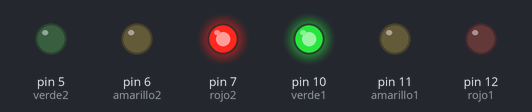
This sketch was run on a simulated Arduino Uno, built with avr-gcc and run on an emulated ATmega328P. Shown: output pins drawn as LEDs (lit = HIGH).

Above: at 1.5 s.
At 6.0 s:
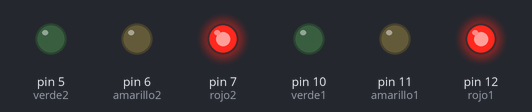
At 10.5 s:
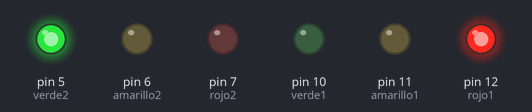
At 14.2 s:
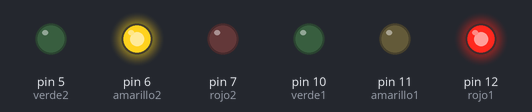
At 24.7 s:
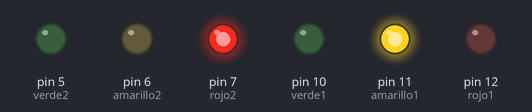
Timing chart, 0 to 27.3 s (numbered marks = the images above):
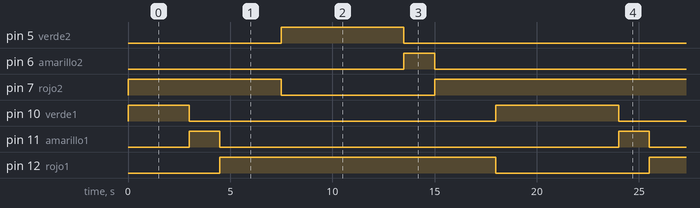

The sketch:

semaforo1.4.ino
```cpp
 //AUTORES:
  //Martin Beltran Diaz - UO276244
  //Stelian Adrian Stanci - UO277653
  //Laura Pernia Blanco - UO276264

int rojo1 = 12;
int amarillo1 = 11;
int verde1 = 10;

int rojo2 = 7;
int amarillo2 = 6;
int verde2 = 5;

int semaforos[][3] = {
  {rojo1,amarillo1,verde1},
  {rojo2,amarillo2,verde2}
};

int semaforo1 = 0;
int semaforo2 = 1;

void setup()
{
    pinMode(rojo1,OUTPUT);
    pinMode(amarillo1,OUTPUT);
    pinMode(verde1,OUTPUT);
    pinMode(rojo2,OUTPUT);
    pinMode(amarillo2,OUTPUT);
    pinMode(verde2,OUTPUT);
}

void loop()
{

  secuencia1(semaforo1,semaforo2);
  delay(3000);

  secuencia2(semaforo1);
  delay(3000);

  secuencia3(semaforo2);
  delay(3000);


  secuencia1(semaforo2,semaforo1);
  delay(3000);

  secuencia2(semaforo2);
  delay(3000);

  secuencia3(semaforo1);
  delay(3000);


}

//cuando un semáforo esté en verde, el otro estará en rojo.
void secuencia1(int semaforoVerdeActual ,
               int semaforoRojoActual){

  digitalWrite(semaforos[semaforoRojoActual][0], HIGH); //Uno en rojo
  digitalWrite(semaforos[semaforoVerdeActual][2], HIGH); //Otro en verde

}

//Después de un tiempo,
//el semáforo que está en verde tendrá que pasar a amarillo, y, tras unos segundos, a rojo
void secuencia2(int semaforoVerdeAAmarilloARojo){

  digitalWrite(semaforos[semaforoVerdeAAmarilloARojo][2], LOW); //Se apaga la verde

  digitalWrite(semaforos[semaforoVerdeAAmarilloARojo][1], HIGH); //El que estaba en verde pasa a amarillo
  delay(1500);
  digitalWrite(semaforos[semaforoVerdeAAmarilloARojo][1], LOW); //El que estaba en amarillo se apaga

  digitalWrite(semaforos[semaforoVerdeAAmarilloARojo][0], HIGH); //El que estaba en amarillo pasa a rojo


}

//Tras una breve pausa para
//esperar a que los coches terminen de cruzar, el otro deberá de ponerse en verde y repetir el
//mismo proceso.
void secuencia3(int rojoPasaAVerde){

  digitalWrite(semaforos[rojoPasaAVerde][0], LOW); //El que estaba en rojo SE APAGA
  digitalWrite(semaforos[rojoPasaAVerde][2], HIGH); //El que estaba en rojo pasa a verde


}
```

Measured:
- by itself, pin 5 (verde2): alternates HIGH for 6.0 s and LOW for 15.0 s
- by itself, pin 6 (amarillo2), pin 11 (amarillo1): alternates HIGH for 1.5 s and LOW for 19.5 s
- by itself, pin 7 (rojo2): repeats every 21.0 s: LOW 7.5 s, HIGH 13.5 s
- by itself, pin 10 (verde1): repeats every 21.0 s: LOW 15.0 s, HIGH 6.0 s
- by itself, pin 12 (rojo1): alternates HIGH for 13.5 s and LOW for 7.5 s
